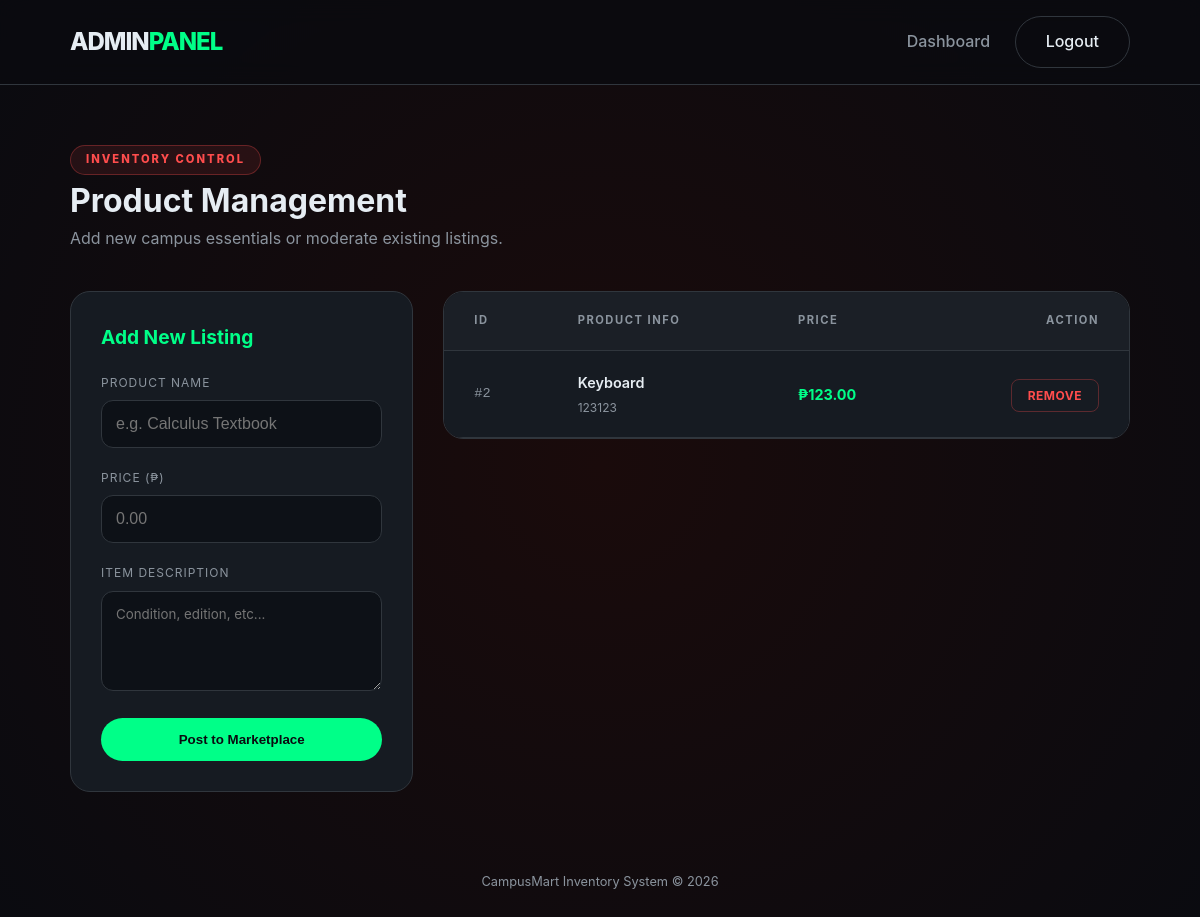
/templates/admin_products.php (signed in), run on an earlier commit of the app's database.
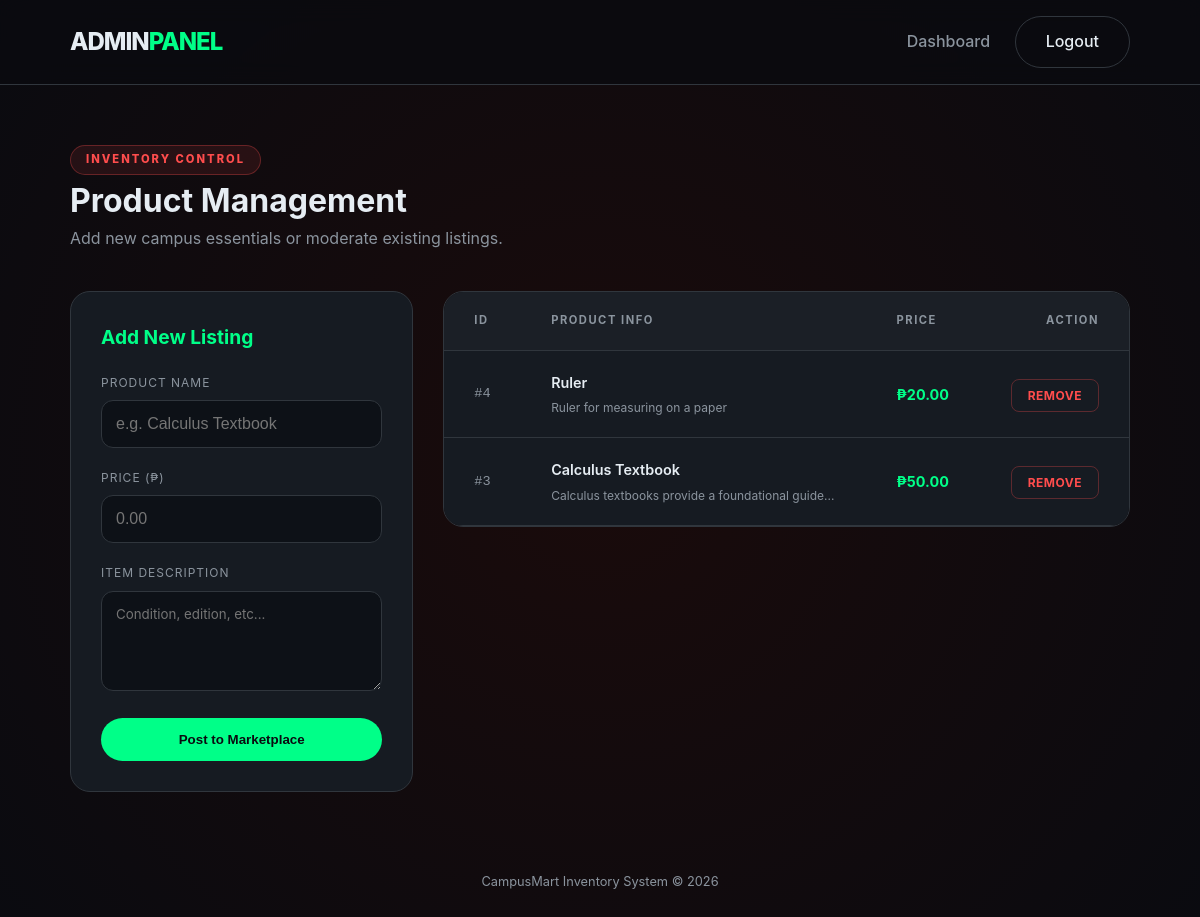
And on a later commit of the database.
### tables this page shows
CREATE TABLE `products` (
  `id` int(11) NOT NULL,
  `name` varchar(100) DEFAULT NULL,
  `price` int(11) DEFAULT NULL,
  `description` text DEFAULT NULL,
  `category` varchar(50) DEFAULT 'General'
);

### templates/admin_products.php (the view, shortened to what this page needs)
<?php
include "../actions/database.php";
$result = $conn->query("SELECT id, name, price, description FROM products ORDER BY id DESC");
?>
<!DOCTYPE html>
<html lang="en">
<head>
    <link rel="stylesheet" href="/CampusMart/css/style.css">
</head>
<body class="admin-body">
    <nav class="navbar">
        <div class="nav-container">
            <a href="admin_dashboard.php" class="logo">ADMIN<span>PANEL</span></a>
            <div class="nav-links">
                <a href="admin_dashboard.php">Dashboard</a>
                <a href="../actions/logout.php" class="btn-secondary">Logout</a>
            </div>
        </div>
    </nav>
    <main class="container">
        <header class="dashboard-header">
            <div class="admin-badge">INVENTORY CONTROL</div>
            <h1>Product Management</h1>
            <p style="color: var(--text-dim);">Add new campus essentials or moderate existing listings.</p>
        </header>
        <div class="admin-grid" style="display: grid; grid-template-columns: 1fr 2fr; gap: 30px; align-items: start;">
            <section class="card">
                <h2 style="margin-bottom: 20px; font-size: 1.2rem; color: var(--accent);">Add New Listing</h2>
                <form action="../actions/add_product.php" method="POST" class="modal-form" style="margin-top: 0;">
                    <div class="form-group">
                        <label>Product Name</label>
                        <input type="text" name="name" placeholder="e.g. Calculus Textbook" required>
                    </div>
                    <div class="form-group">
                        <label>Price (₱)</label>
                        <input type="number" name="price" placeholder="0.00" step="0.01" required>
                    </div>
                    <div class="form-group">
                        <label>Item Description</label>
                        <textarea name="description" placeholder="Condition, edition, etc..." required
                                  style="width: 100%; padding: 14px; background: #0d1117; border: 1px solid var(--border); border-radius: 12px; color: white; min-height: 100px; font-family: inherit;"></textarea>
                    </div>
                    <button type="submit" class="btn-primary" style="width: 100%;">Post to Marketplace</button>
                </form>
            </section>
            <section class="card" style="padding: 0; overflow: hidden;">
                <table class="styled-table">
                    <thead>
                        <tr>
                            <th>ID</th>
                            <th>Product Info</th>
                            <th>Price</th>
                            <th style="text-align: right;">Action</th>
                        </tr>
                    </thead>
                    <tbody>
                        <?php if ($result && $result->num_rows > 0): ?>
                            <?php while ($row = $result->fetch_assoc()):
                                $id = (int)$row['id'];
                                $name = htmlspecialchars($row['name']);
                                $price = number_format($row['price'], 2);
                                $desc = htmlspecialchars($row['description']);
                            ?>
                                <tr>
                                    <td class="id-column">#<?php echo $id; ?></td>
                                    <td>
                                        <div style="font-weight: 600; color: var(--text-main);"><?php echo $name; ?></div>
                                        <div style="font-size: 0.75rem; color: var(--text-dim); margin-top: 4px;">
                                            <?php echo (strlen($desc) > 50) ? substr($desc, 0, 47) . '...' : $desc; ?>
                                        </div>
                                    </td>
                                    <td style="font-weight: 700; color: var(--accent);">₱<?php echo $price; ?></td>
                                    <td style="text-align: right;">
                                        <a href="../actions/delete_product.php?id=<?php echo $id; ?>"
                                           class="btn-restrict"
                                           onclick="return confirm('Permanently remove this listing?')">
                                            Remove
                                        </a>
                                    </td>
                                </tr>
                            <?php endwhile; ?>
                        <?php endif; ?>
                    </tbody>
                </table>
            </section>
        </div>
    </main>
    <footer style="margin-top: 80px; text-align: center; padding-bottom: 40px;">
        <p style="color: var(--text-dim); font-size: 0.8rem;">CampusMart Inventory System &copy; 2026</p>
    </footer>
</body>
</html>

### css/style.css (style rules this page uses)
:root { --bg-deep: #0a0b10; --bg-card: #161b22; --accent: #00ff88; --text-main: #e6edf3; --text-dim: #8b949e; --border: #30363d; --error: #ff4d4d; --transition: 0.3s cubic-bezier(0.4, 0, 0.2, 1); }
* { box-sizing: border-box; margin: 0; padding: 0; }
body { font-family: 'Inter', system-ui, -apple-system, sans-serif; background-color: var(--bg-deep); color: var(--text-main); line-height: 1.6; overflow-x: hidden; }
.container { max-width: 1100px; margin: 0 auto; padding: 0 20px; }
.navbar { background: rgba(10, 11, 16, 0.8); backdrop-filter: blur(12px); border-bottom: 1px solid var(--border); padding: 1rem 0; position: sticky; top: 0; z-index: 1000; }
.nav-container { display: flex; justify-content: space-between; align-items: center; max-width: 1100px; margin: 0 auto; padding: 0 20px; }
.logo { font-size: 1.5rem; font-weight: 800; color: var(--text-main); text-decoration: none; letter-spacing: -1px; }
.logo span { color: var(--accent); }
.nav-links a { text-decoration: none; color: var(--text-dim); margin-left: 20px; font-weight: 500; transition: var(--transition); }
.btn-primary { background: var(--accent); color: #0a0b10 !important; padding: 14px 32px; border-radius: 50px; font-weight: 700; border: none; cursor: pointer; transition: var(--transition); display: inline-block; text-decoration: none; }
.btn-secondary { color: var(--text-main) !important; padding: 12px 30px; border: 1px solid var(--border); border-radius: 50px; text-decoration: none; margin-left: 15px; transition: var(--transition); display: inline-block; }
.modal-form { display: flex; flex-direction: column; gap: 20px; margin-top: 25px; }
.form-group label { display: block; font-size: 0.8rem; text-transform: uppercase; letter-spacing: 1px; margin-bottom: 8px; color: var(--text-dim); }
input { width: 100%; padding: 14px; background: #0d1117; border: 1px solid var(--border); border-radius: 12px; color: white; font-size: 1rem; transition: 0.2s; }
.dashboard-header { padding: 60px 0 40px; }
.card { background: var(--bg-card); border: 1px solid var(--border); border-radius: 20px; padding: 30px; display: flex; flex-direction: column; transition: var(--transition); }
.card .form-group label { display: block; font-size: 0.75rem; text-transform: uppercase; letter-spacing: 1px; margin-bottom: 8px; color: var(--text-dim); }
.admin-body { background: radial-gradient(circle at center, #1a0b0b 0%, #0a0b10 100%); }
.admin-badge { display: inline-block; background: rgba(255, 77, 77, 0.1); color: #ff4d4d; padding: 5px 15px; border-radius: 50px; font-size: 0.7rem; font-weight: 800; letter-spacing: 2px; border: 1px solid rgba(255, 77, 77, 0.3); }
.admin-body .card { border-color: var(--border); transition: 0.3s; }
.styled-table { width: 100%; border-collapse: collapse; background: var(--bg-card); font-size: 0.9rem; color: var(--text-main); }
.styled-table th { background-color: rgba(255, 255, 255, 0.02); color: var(--text-dim); text-align: left; padding: 20px 30px; font-size: 0.7rem; text-transform: uppercase; letter-spacing: 1.5px; border-bottom: 1px solid var(--border); }
.styled-table td { padding: 20px 30px; border-bottom: 1px solid var(--border); vertical-align: middle; }
.btn-restrict { color: #ff4d4d; text-decoration: none; font-size: 0.75rem; font-weight: 700; text-transform: uppercase; letter-spacing: 0.5px; padding: 8px 16px; border: 1px solid rgba(255, 77, 77, 0.3); border-radius: 8px; transition: var(--transition); }
.id-column { color: var(--text-dim); font-family: monospace; font-size: 0.85rem; }

What changed in the data, as far as the page shows it:
removed products: id "2", name "Keyboard", description "123123", price "123.00"
added products: id "4", name "Ruler", description "Ruler for measuring on a paper", price "20.00"
added products: id "3", name "Calculus Textbook", description "Calculus textbooks provide a foundational guide", price "50.00"
